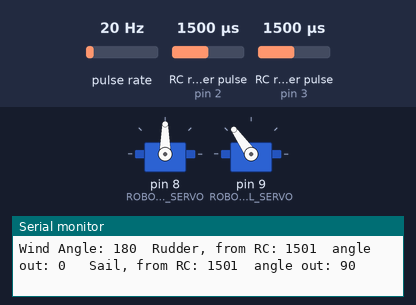
Recording of a sketch running on a simulated Arduino Uno, built with avr-gcc and run on an emulated ATmega328P. Parts: 2 × servo, the last lines printed to the serial monitor. Wiring (inferred from the names in the program): 2 × RC receiver channel: data pin 2 / data pin 3; pulse sensor: data pin 7. The inputs (shaded band) are chosen by the test bench; at power-on: RC receiver pulse (sensors on pin 2, pin 3) 1500 µs, pulse rate 20 Hz.

Above: at 1.2 s.
1.3 s: RC receiver pulse (sensor on pin 2) set to 1250 µs
At 2.5 s:
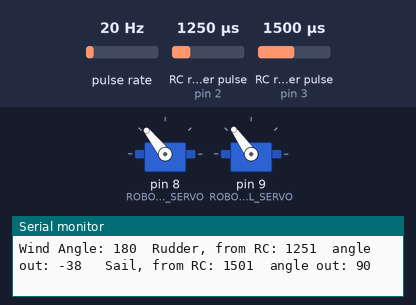
2.8 s: RC receiver pulse (sensor on pin 3) set to 1782 µs
4.3 s: RC receiver pulse (sensor on pin 3) set to 1811 µs
At 5.1 s:
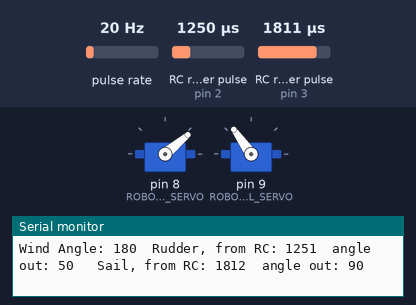
5.8 s: pulse rate (sensor on pin 7) set to 17 Hz
7.3 s: pulse rate (sensor on pin 7) set to 13 Hz
At 7.9 s:
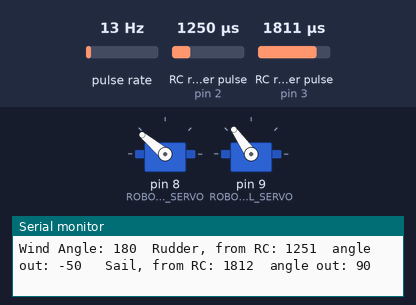
8.8 s: pulse rate (sensor on pin 7) set to 50 Hz
At 9.5 s:
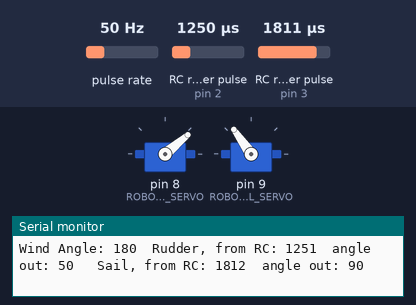
Timing chart, 0 to 11.3 s (numbered marks = the images above; inputs shaded):
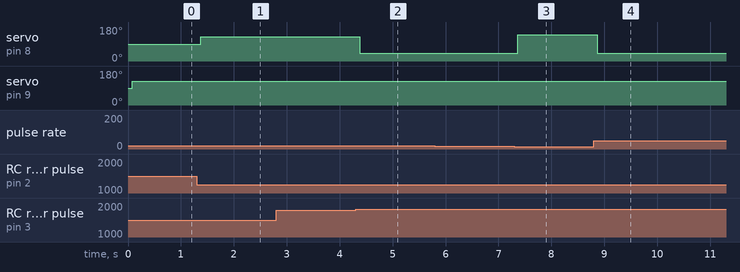

The sketch:

BoatCodePOSwithSwitch.ino
```cpp
/* BoatCodewithSwitch
7/24/2015
© 2014-2015 RoboSail
This program has
automatic sail control at all times
manual/automatic options for rudder using the Sail lever.
In automatic mode is uses the Rudder lever to add or subtract to
the desired windAngle

Program values are displayed to the Serial Monitor when the
variable "verbose" is set to true.  otherwise set verbose to false.
*/

#include <Servo.h>
boolean verbose = true;  //true calls function for values to be printed to monitor

// Pin assignments
const int ROBOSAIL_PIN_WIND = 7;
//input pins from receiver
const int ROBOSAIL_PIN_RUDDER_RC = 2;
const int ROBOSAIL_PIN_SAIL_RC = 3;
// Output pins to the servos
const int ROBOSAIL_PIN_RUDDER_SERVO = 8;
const int ROBOSAIL_PIN_SAIL_SERVO = 9;
// variables to hold input and output values
int rudderPulseWidth;
int rudderServoOut;
int sailPulseWidth;
int sailServoOut;
//variables for WindSensor
int windAngle = 0;
int windPulseWidth = 0;

int rudderOut;
int sailOut;
boolean automatic = false;
int desiredAngle = 90;
const int SAILCHANGE = 45;

//create servo objects
Servo rudderServo;
Servo sailServo;

void setup() {
  Serial.begin(115200);
  Serial.println("\nRoboSail BoatCode - XXXXX");  //write program name here
  // Set RC receiver and WindSensor on digital input pins
  pinMode(ROBOSAIL_PIN_RUDDER_RC, INPUT);
  pinMode(ROBOSAIL_PIN_SAIL_RC, INPUT);
  pinMode(ROBOSAIL_PIN_WIND, INPUT);

  // attach the servos to the proper pins
  rudderServo.attach(ROBOSAIL_PIN_RUDDER_SERVO);
  sailServo.attach(ROBOSAIL_PIN_SAIL_SERVO);
}

void loop() {
//*********** Read in data from the RC receiver and sensors *********
  // Read the command pulse from the RC receiver
  rudderPulseWidth = pulseIn(ROBOSAIL_PIN_RUDDER_RC, HIGH);
  sailPulseWidth = pulseIn(ROBOSAIL_PIN_SAIL_RC, HIGH);
  // Calculate the servo position in degrees.
  rudderServoOut = map(rudderPulseWidth, 1000, 2000, -75, 75);
  sailServoOut = map(sailPulseWidth, 1090, 1900, 0, 90);

  // Read values from the WindSensor
  windPulseWidth = pulseIn(ROBOSAIL_PIN_WIND, HIGH);
  // Convert the wind angle to degrees from PWM.  Range -180 to +180
  windAngle = map(windPulseWidth, 0, 1024, 180, -180);
  windAngle = constrain(windAngle, -180, 180);

//**************** your code here ******************
// calculate values for rudderServoOut and sailServoOut in degrees.
  if (sailPulseWidth > 1800)
    {automatic = true; }
   else
    {automatic = false;}
  if (automatic)
  {
      rudderOut = desiredAngle - windAngle;
      if (rudderOut > 50)
        { rudderOut = 50;}
      if (rudderOut < -50)
        { rudderOut = -50;}
      rudderServoOut = rudderOut;
  }
  //----------------- Set Sail Trim ---------------------------//
  windAngle = abs(windAngle);
  if (windAngle < 45)
    {sailOut = 0; }
  if ((windAngle > 45) && (windAngle <= 135))
    {sailOut = windAngle - 45; }
  if (windAngle > 135)
    {sailOut = 90; }
  sailServoOut = sailOut;

    if (rudderPulseWidth < 1200)
    {
      while (rudderPulseWidth < 1400)
      {
        rudderPulseWidth = pulseIn(ROBOSAIL_PIN_RUDDER_RC, HIGH);
      }
      desiredAngle = desiredAngle + SAILCHANGE;
      if (desiredAngle > 180)
        {desiredAngle = desiredAngle - 360;}
    }
    if (rudderPulseWidth > 1800)
    {
      while (rudderPulseWidth > 1600)
      {
        rudderPulseWidth = pulseIn(ROBOSAIL_PIN_RUDDER_RC, HIGH);
      }
      desiredAngle = desiredAngle - SAILCHANGE;
      if (desiredAngle < 180)
        {desiredAngle = desiredAngle + 360;}
    }


  if (verbose) {printToMonitor();}

//*************create output commands ***********************
  // calculat appropriate values for the servos, then command the servos to move
  // the Rudder servo motor ranges from 0 to 180 with 90 deg in the center
  // the Sailwinch servo is at ~55 deg when full-in, which we think of as 0 deg,
  //  and ~125 deg when full out, which we think of as 90 deg
  rudderServoOut = map(rudderServoOut, -90, 90, 180, 0);
  rudderServo.write(rudderServoOut);
  sailServoOut = map(sailServoOut, 0, 90, 55, 125);
  sailServo.write(sailServoOut);

} //end of loop()


// Function to Print out all values for debug.
void printToMonitor()
{
  Serial.print("Wind Angle: ");
  Serial.print(windAngle);

  Serial.print("  Rudder, from RC: ");
  Serial.print(rudderPulseWidth);
  Serial.print("  angle out: ");
  Serial.print(rudderServoOut);

  Serial.print("\t Sail, from RC: ");
  Serial.print(sailPulseWidth);
  Serial.print("  angle out: ");
  Serial.print(sailServoOut);


  Serial.print("\n"); // Print a new line
}
```

Measured:
- the behaviour switches between 1799 and 1800 µs on RC receiver pulse (sensor on pin 3) (found by bisection; images 1 and 2)
- the behaviour switches between 16 and 15 Hz on pulse rate (sensor on pin 7) (found by bisection; images 2 and 3)
- after the input at 1.3 s, servo on pin 8 (ROBOSAIL_PIN_RUDDER_SERVO): 90° → 128° after 0.08 s
- after the input at 4.3 s, servo on pin 8 (ROBOSAIL_PIN_RUDDER_SERVO): 128° → 40° after 0.08 s
- after the input at 7.3 s, servo on pin 8 (ROBOSAIL_PIN_RUDDER_SERVO): 40° → 140° after 0.06 s
- after the input at 8.8 s, servo on pin 8 (ROBOSAIL_PIN_RUDDER_SERVO): 140° → 40° after 0.07 s
